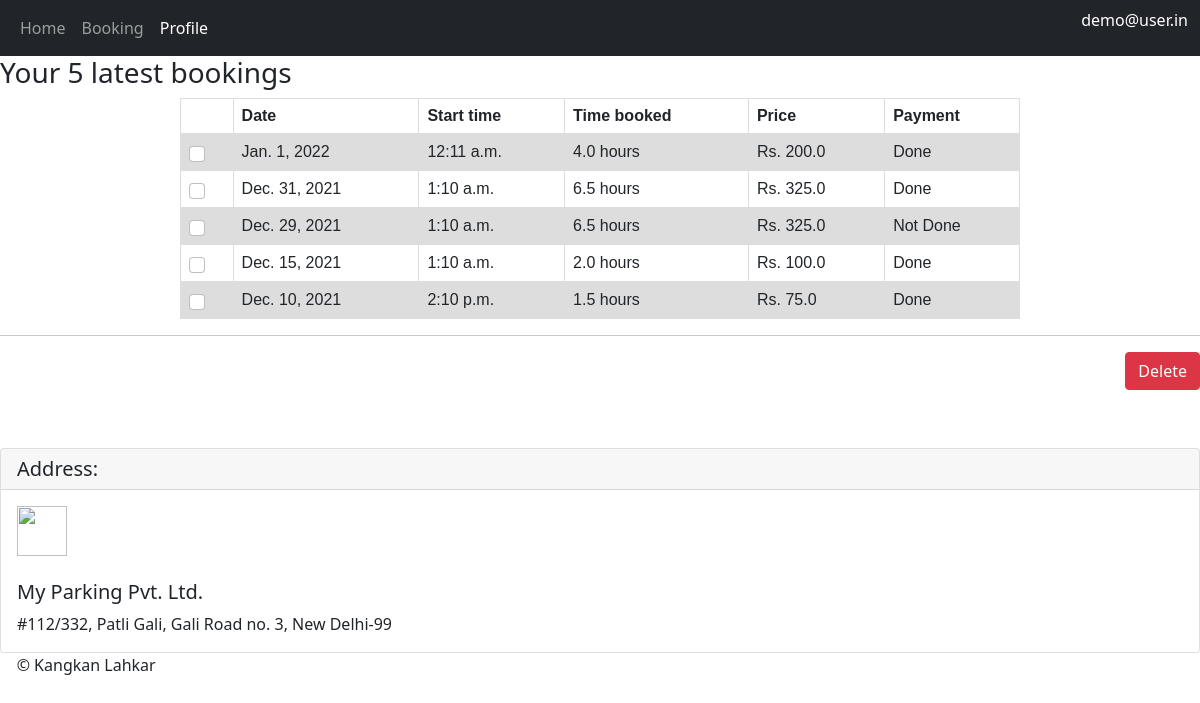
/profile (signed in), run on the app's committed database.
### parking_app/models.py (models this page shows)
class Registration(models.Model):
    VEHCICLE_TYPE = (
        ('T', 'Two Wheeler'),
        ('F', 'Four Wheeler'),
        ('S', 'SUV'),
    )
    user_id = models.ForeignKey(settings.AUTH_USER_MODEL,
        on_delete=models.CASCADE)
    date = models.DateField(default=datetime.date.today)
    start_time = models.TimeField()
    ranged = models.DecimalField(decimal_places=1,max_digits=3)
    vehicle = models.CharField(max_length=1, choices=VEHCICLE_TYPE)
    payment = models.BooleanField(default=False)

### parking_app/views.py (the view)
# urls.py: path('profile', views.profile, name='Profile'),
def profile(request):
    page = PageViewsCounter.objects.get(page_name='profile')
    page.counter=page.counter+1
    page.save()
    total = PageViewsCounter.objects.get(page_name='total')
    total.counter = total.counter+1
    total.save()
    if request.user.is_anonymous:
        return render(request, 'login.html', {'message':"Please login to continue"})
    elif request.user.is_authenticated:
        user = request.user
        reg = Registration.objects.filter(user_id=user.id).order_by('date').reverse()[:5]
        reg_id = []
        date=[]
        start_time=[]
        ranged=[]
        price=[]
        payment=[]
        for i in range(5):
            if i<len(reg):
                reg_id.append(reg[i].id)
                date.append(reg[i].date)
                start_time.append(reg[i].start_time)
                ranged.append(f"{reg[i].ranged} hours")
                price.append(f"Rs. {reg[i].ranged*50}")
                if reg[i].payment:
                    payment.append("Done")
                else:
                    payment.append("Not Done")
            else:
                date.append('-')
                start_time.append('-')
                ranged.append('-')
                price.append('-')
                payment.append('-')
        context={
            'reg_id':reg_id,
            'date':date,
            'start_time':start_time,
            'ranged':ranged,
            'price':price,
            'payment':payment
        }
        return render(request, "profile.html", context)

### templates/profile.html (shortened to what this page needs)
<html>
    <head>
        <link href="https://cdn.jsdelivr.net/npm/bootstrap@5.1.3/dist/css/bootstrap.min.css" rel="stylesheet">
        <link rel="stylesheet" href="https://cdn.jsdelivr.net/npm/bootstrap-icons@1.7.0/font/bootstrap-icons.css">
    </head>
<body>
    <div>
        <nav class="navbar navbar-expand-lg navbar-dark bg-dark">
            <div class="container-fluid">
                <div class="collapse navbar-collapse" id="navbarSupportedContent">
                <ul class="navbar-nav me-auto mb-2 mb-lg-0">
                    <li class="nav-item">
                    <a class="nav-link" href="/">Home</a>
                    </li>
                    <li class="nav-item">
                    <a class="nav-link" aria-current="page" href="/booking">Booking</a>
                    </li>
                    <li class="nav-item">
                    <a class="nav-link active" href="#ofile">Profile</a>
                    </li>
                </ul>
                <form class="d-flex">
                    <a data-bs-toggle="modal" data-bs-target="#exampleModal">
                        <p style="color:white;margin:0">{{request.user.username}}</p>
                    </a>
                </form>
                </div>
            </div>
        </nav>
        <div>
            <h3>Your 5 latest bookings</h3>
            <form method="POST" action="/delete_booking">
                <table style="width:70%;margin:auto;">
                    <tr>
                    <th></th>
                    <th>Date</th>
                    <th>Start time</th>
                    <th>Time booked</th>
                    <th>Price</th>
                    <th>Payment</th>
                    </tr>
                    <tr>
                    <td><input class="form-check-input" type="checkbox" value={{reg_id.0}} id="checkbox1" name="checkbox1" ></td>
                    <td>{{date.0}}</td>
                    <td>{{start_time.0}}</td>
                    <td>{{ranged.0}}</td>
                    <td>{{price.0}}</td>
                    <td>{{payment.0}}</td>
                    </tr>
                    <tr>
                    <td><input class="form-check-input" type="checkbox" value={{reg_id.1}} id="checkbox2" name="checkbox2" ></td>
                    <td>{{date.1}}</td>
                    <td>{{start_time.1}}</td>
                    <td>{{ranged.1}}</td>
                    <td>{{price.1}}</td>
                    <td>{{payment.1}}</td>
                    </tr>
                    <tr>
                    <td><input class="form-check-input" type="checkbox" value={{reg_id.2}} id="checkbox3" name="checkbox3"></td>
                    <td>{{date.2}}</td>
                    <td>{{start_time.2}}</td>
                    <td>{{ranged.2}}</td>
                    <td>{{price.2}}</td>
                    <td>{{payment.2}}</td>
                    </tr>
                    <tr>
                        <td><input class="form-check-input" type="checkbox" value={{reg_id.3}} id="checkbox4" name="checkbox4"></td>
                        <td>{{date.3}}</td>
                        <td>{{start_time.3}}</td>
                        <td>{{ranged.3}}</td>
                        <td>{{price.3}}</td>
                        <td>{{payment.3}}</td>
                    </tr>
                    <tr>
                        <td><input class="form-check-input" type="checkbox" value={{reg_id.4}} id="checkbox5" name="checkbox5" ></td>
                        <td>{{date.4}}</td>
                        <td>{{start_time.4}}</td>
                        <td>{{ranged.4}}</td>
                        <td>{{price.4}}</td>
                        <td>{{payment.4}}</td>
                    </tr>
                </table>
                <hr>
                <button type="submit" style="float:right;"class="btn btn-danger">Delete</button>
            </form>
            <br>
        </div>
        <div>
            <br>
            <div class="card mt-5">
                <h5 class="card-header">Address:</h5>
                <div class="card-body">
                    <img class="mb-4" src="/static/img/parking_logo.png" alt="" style="height:auto;
                    min-height:50px;
                    height:auto;
                    height:50px; ">
                    <h5 class="card-title">My Parking Pvt. Ltd.</h5>
                    <p class="card-text">#112/332, Patli Gali, Gali Road no. 3, New Delhi-99</p>
                </div>
            </div>
            <p>&nbsp; &nbsp; &copy; Kangkan Lahkar</p>
        </div>
    </div>
</body>
</html>

### templates/profile.html (style rules this page uses)
table { font-family: arial, sans-serif; border-collapse: collapse; width: 100%; }
td, th { border: 1px solid #dddddd; text-align: left; padding: 8px; }
tr:nth-child(even) { background-color: #dddddd; }

### data on the page
Registration: date "Jan. 1, 2022", start_time "12:11 a.m."
Registration: date "Dec. 31, 2021", start_time "1:10 a.m."
Registration: date "Dec. 29, 2021", start_time "1:10 a.m."
Registration: date "Dec. 15, 2021", start_time "1:10 a.m."
Registration: date "Dec. 10, 2021", start_time "2:10 p.m."

### other printed values
{{ request.user.username }} "demo@user.in"
{{ ranged.0 }} "4.0 hours"
{{ price.0 }} "Rs. 200.0"
{{ payment.0 }} "Done"
{{ ranged.1 }} "6.5 hours"
{{ price.1 }} "Rs. 325.0"
{{ payment.1 }} "Done"
{{ ranged.2 }} "6.5 hours"
{{ price.2 }} "Rs. 325.0"
{{ payment.2 }} "Not Done"
{{ ranged.3 }} "2.0 hours"
{{ price.3 }} "Rs. 100.0"
{{ payment.3 }} "Done"
{{ ranged.4 }} "1.5 hours"
{{ price.4 }} "Rs. 75.0"
